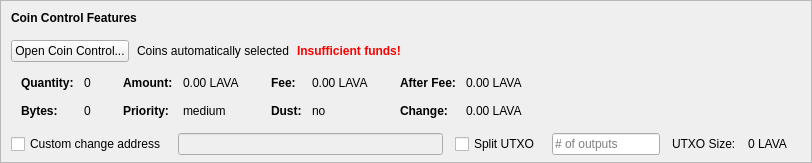
    <widget class="QFrame" name="frameCoinControl">
     <property name="sizePolicy">
      <sizepolicy hsizetype="Expanding" vsizetype="Expanding">
       <horstretch>0</horstretch>
       <verstretch>0</verstretch>
      </sizepolicy>
     </property>
     <property name="maximumSize">
      <size>
       <width>16777215</width>
       <height>16777215</height>
      </size>
     </property>
     <property name="frameShape">
      <enum>QFrame::StyledPanel</enum>
     </property>
     <property name="frameShadow">
      <enum>QFrame::Sunken</enum>
     </property>
     <layout class="QVBoxLayout" name="verticalLayoutCoinControl2">
      <property name="spacing">
       <number>0</number>
      </property>
      <property name="leftMargin">
       <number>0</number>
      </property>
      <property name="topMargin">
       <number>0</number>
      </property>
      <property name="rightMargin">
       <number>0</number>
      </property>
      <property name="bottomMargin">
       <number>6</number>
      </property>
      <item>
       <layout class="QVBoxLayout" name="verticalLayoutCoinControl" stretch="0,0,0,0,1">
        <property name="spacing">
         <number>0</number>
        </property>
        <property name="leftMargin">
         <number>10</number>
        </property>
        <property name="topMargin">
         <number>10</number>
        </property>
        <item>
         <layout class="QHBoxLayout" name="horizontalLayoutCoinControl1">
          <property name="bottomMargin">
           <number>15</number>
          </property>
          <item>
           <widget class="QLabel" name="labelCoinControlFeatures">
            <property name="sizePolicy">
             <sizepolicy hsizetype="Preferred" vsizetype="Maximum">
              <horstretch>0</horstretch>
              <verstretch>0</verstretch>
             </sizepolicy>
            </property>
            <property name="font">
             <font>
              <weight>75</weight>
              <bold>true</bold>
             </font>
            </property>
            <property name="styleSheet">
             <string notr="true">font-weight:bold;</string>
            </property>
            <property name="text">
             <string>Coin Control Features</string>
            </property>
           </widget>
          </item>
         </layout>
        </item>
        <item>
         <layout class="QHBoxLayout" name="horizontalLayoutCoinControl2" stretch="0,0,0,0">
          <property name="spacing">
           <number>8</number>
          </property>
          <property name="bottomMargin">
           <number>10</number>
          </property>
          <item>
           <widget class="QPushButton" name="pushButtonCoinControl">
            <property name="styleSheet">
             <string notr="true"/>
            </property>
            <property name="text">
             <string>Open Coin Control...</string>
            </property>
            <property name="autoDefault">
             <bool>false</bool>
            </property>
           </widget>
          </item>
          <item>
           <widget class="QLabel" name="labelCoinControlAutomaticallySelected">
            <property name="text">
             <string>Coins automatically selected</string>
            </property>
            <property name="margin">
             <number>5</number>
            </property>
           </widget>
          </item>
          <item>
           <widget class="QLabel" name="labelCoinControlInsuffFunds">
            <property name="font">
             <font>
              <weight>75</weight>
              <bold>true</bold>
             </font>
            </property>
            <property name="styleSheet">
             <string notr="true">color:red;font-weight:bold;</string>
            </property>
            <property name="text">
             <string>Insufficient funds!</string>
            </property>
            <property name="margin">
             <number>5</number>
            </property>
           </widget>
          </item>
          <item>
           <spacer name="horizontalSpacerCoinControl">
            <property name="orientation">
             <enum>Qt::Horizontal</enum>
            </property>
            <property name="sizeHint" stdset="0">
             <size>
              <width>40</width>
              <height>1</height>
             </size>
            </property>
           </spacer>
          </item>
         </layout>
        </item>
        <item>
         <widget class="QWidget" name="widgetCoinControl" native="true">
          <property name="sizePolicy">
           <sizepolicy hsizetype="Preferred" vsizetype="Preferred">
            <horstretch>0</horstretch>
            <verstretch>0</verstretch>
           </sizepolicy>
          </property>
          <property name="minimumSize">
           <size>
            <width>0</width>
            <height>0</height>
           </size>
          </property>
          <property name="styleSheet">
           <string notr="true"/>
          </property>
          <layout class="QHBoxLayout" name="horizontalLayoutCoinControl5">
           <property name="leftMargin">
            <number>0</number>
           </property>
           <property name="topMargin">
            <number>0</number>
           </property>
           <property name="rightMargin">
            <number>0</number>
           </property>
           <property name="bottomMargin">
            <number>0</number>
           </property>
           <item>
            <layout class="QHBoxLayout" name="horizontalLayoutCoinControl3" stretch="0,0,0,1">
             <property name="spacing">
              <number>20</number>
             </property>
             <property name="topMargin">
              <number>0</number>
             </property>
             <property name="bottomMargin">
              <number>10</number>
             </property>
             <item>
              <layout class="QFormLayout" name="formLayoutCoinControl1">
               <property name="horizontalSpacing">
                <number>10</number>
               </property>
               <property name="verticalSpacing">
                <number>14</number>
               </property>
               <property name="leftMargin">
                <number>10</number>
               </property>
               <property name="topMargin">
                <number>4</number>
               </property>
               <property name="rightMargin">
                <number>6</number>
               </property>
               <item row="0" column="0">
                <widget class="QLabel" name="labelCoinControlQuantityText">
                 <property name="font">
                  <font>
                   <weight>75</weight>
                   <bold>true</bold>
                  </font>
                 </property>
                 <property name="text">
                  <string>Quantity:</string>
                 </property>
                 <property name="margin">
                  <number>0</number>
                 </property>
                </widget>
               </item>
               <item row="0" column="1">
                <widget class="QLabel" name="labelCoinControlQuantity">
                 <property name="cursor">
                  <cursorShape>IBeamCursor</cursorShape>
                 </property>
                 <property name="contextMenuPolicy">
                  <enum>Qt::ActionsContextMenu</enum>
                 </property>
                 <property name="text">
                  <string notr="true">0</string>
                 </property>
                 <property name="margin">
                  <number>0</number>
                 </property>
                 <property name="textInteractionFlags">
                  <set>Qt::LinksAccessibleByMouse|Qt::TextSelectableByKeyboard|Qt::TextSelectableByMouse</set>
                 </property>
                </widget>
               </item>
               <item row="1" column="0">
                <widget class="QLabel" name="labelCoinControlBytesText">
                 <property name="font">
                  <font>
                   <weight>75</weight>
                   <bold>true</bold>
                  </font>
                 </property>
                 <property name="text">
                  <string>Bytes:</string>
                 </property>
                </widget>
               </item>
               <item row="1" column="1">
                <widget class="QLabel" name="labelCoinControlBytes">
                 <property name="cursor">
                  <cursorShape>IBeamCursor</cursorShape>
                 </property>
                 <property name="contextMenuPolicy">
                  <enum>Qt::ActionsContextMenu</enum>
                 </property>
                 <property name="text">
                  <string notr="true">0</string>
                 </property>
                 <property name="textInteractionFlags">
                  <set>Qt::LinksAccessibleByMouse|Qt::TextSelectableByKeyboard|Qt::TextSelectableByMouse</set>
                 </property>
                </widget>
               </item>
              </layout>
             </item>
             <item>
              <layout class="QFormLayout" name="formLayoutCoinControl2">
               <property name="horizontalSpacing">
                <number>10</number>
               </property>
               <property name="verticalSpacing">
                <number>14</number>
               </property>
               <property name="leftMargin">
                <number>6</number>
               </property>
               <property name="topMargin">
                <number>4</number>
               </property>
               <property name="rightMargin">
                <number>6</number>
               </property>
               <item row="0" column="0">
                <widget class="QLabel" name="labelCoinControlAmountText">
                 <property name="font">
                  <font>
                   <weight>75</weight>
                   <bold>true</bold>
                  </font>
                 </property>
                 <property name="text">
                  <string>Amount:</string>
                 </property>
                 <property name="margin">
                  <number>0</number>
                 </property>
                </widget>
               </item>
               <item row="0" column="1">
                <widget class="QLabel" name="labelCoinControlAmount">
                 <property name="cursor">
                  <cursorShape>IBeamCursor</cursorShape>
                 </property>
                 <property name="contextMenuPolicy">
                  <enum>Qt::ActionsContextMenu</enum>
                 </property>
                 <property name="text">
                  <string notr="true">0.00 LAVA</string>
                 </property>
                 <property name="textInteractionFlags">
                  <set>Qt::LinksAccessibleByMouse|Qt::TextSelectableByKeyboard|Qt::TextSelectableByMouse</set>
                 </property>
                </widget>
               </item>
               <item row="1" column="0">
                <widget class="QLabel" name="labelCoinControlPriorityText">
                 <property name="font">
                  <font>
                   <weight>75</weight>
                   <bold>true</bold>
                  </font>
                 </property>
                 <property name="text">
                  <string>Priority:</string>
                 </property>
                </widget>
               </item>
               <item row="1" column="1">
                <widget class="QLabel" name="labelCoinControlPriority">
                 <property name="cursor">
                  <cursorShape>IBeamCursor</cursorShape>
                 </property>
                 <property name="contextMenuPolicy">
                  <enum>Qt::ActionsContextMenu</enum>
                 </property>
                 <property name="text">
                  <string>medium</string>
                 </property>
                 <property name="textInteractionFlags">
                  <set>Qt::LinksAccessibleByMouse|Qt::TextSelectableByKeyboard|Qt::TextSelectableByMouse</set>
                 </property>
                </widget>
               </item>
              </layout>
             </item>
             <item>
              <layout class="QFormLayout" name="formLayoutCoinControl3">
               <property name="horizontalSpacing">
                <number>10</number>
               </property>
               <property name="verticalSpacing">
                <number>14</number>
               </property>
               <property name="leftMargin">
                <number>6</number>
               </property>
               <property name="topMargin">
                <number>4</number>
               </property>
               <property name="rightMargin">
                <number>6</number>
               </property>
               <item row="0" column="0">
                <widget class="QLabel" name="labelCoinControlFeeText">
                 <property name="font">
                  <font>
                   <weight>75</weight>
                   <bold>true</bold>
                  </font>
                 </property>
                 <property name="text">
                  <string>Fee:</string>
                 </property>
                 <property name="margin">
                  <number>0</number>
                 </property>
                </widget>
               </item>
               <item row="0" column="1">
                <widget class="QLabel" name="labelCoinControlFee">
                 <property name="cursor">
                  <cursorShape>IBeamCursor</cursorShape>
                 </property>
                 <property name="contextMenuPolicy">
                  <enum>Qt::ActionsContextMenu</enum>
                 </property>
                 <property name="text">
                  <string notr="true">0.00 LAVA</string>
                 </property>
                 <property name="textInteractionFlags">
                  <set>Qt::LinksAccessibleByMouse|Qt::TextSelectableByKeyboard|Qt::TextSelectableByMouse</set>
                 </property>
                </widget>
               </item>
               <item row="1" column="0">
                <widget class="QLabel" name="labelCoinControlLowOutputText">
                 <property name="font">
                  <font>
                   <weight>75</weight>
                   <bold>true</bold>
                  </font>
                 </property>
                 <property name="text">
                  <string>Dust:</string>
                 </property>
                </widget>
               </item>
               <item row="1" column="1">
                <widget class="QLabel" name="labelCoinControlLowOutput">
                 <property name="cursor">
                  <cursorShape>IBeamCursor</cursorShape>
                 </property>
                 <property name="contextMenuPolicy">
                  <enum>Qt::ActionsContextMenu</enum>
                 </property>
                 <property name="text">
                  <string>no</string>
                 </property>
                 <property name="textInteractionFlags">
                  <set>Qt::LinksAccessibleByMouse|Qt::TextSelectableByKeyboard|Qt::TextSelectableByMouse</set>
                 </property>
                </widget>
               </item>
              </layout>
             </item>
             <item>
              <layout class="QFormLayout" name="formLayoutCoinControl4">
               <property name="horizontalSpacing">
                <number>10</number>
               </property>
               <property name="verticalSpacing">
                <number>14</number>
               </property>
               <property name="leftMargin">
                <number>6</number>
               </property>
               <property name="topMargin">
                <number>4</number>
               </property>
               <property name="rightMargin">
                <number>6</number>
               </property>
               <item row="0" column="0">
                <widget class="QLabel" name="labelCoinControlAfterFeeText">
                 <property name="font">
                  <font>
                   <weight>75</weight>
                   <bold>true</bold>
                  </font>
                 </property>
                 <property name="text">
                  <string>After Fee:</string>
                 </property>
                 <property name="margin">
                  <number>0</number>
                 </property>
                </widget>
               </item>
               <item row="0" column="1">
                <widget class="QLabel" name="labelCoinControlAfterFee">
                 <property name="cursor">
                  <cursorShape>IBeamCursor</cursorShape>
                 </property>
                 <property name="contextMenuPolicy">
                  <enum>Qt::ActionsContextMenu</enum>
                 </property>
                 <property name="text">
                  <string notr="true">0.00 LAVA</string>
                 </property>
                 <property name="textInteractionFlags">
                  <set>Qt::LinksAccessibleByMouse|Qt::TextSelectableByKeyboard|Qt::TextSelectableByMouse</set>
                 </property>
                </widget>
               </item>
               <item row="1" column="0">
                <widget class="QLabel" name="labelCoinControlChangeText">
                 <property name="font">
                  <font>
                   <weight>75</weight>
                   <bold>true</bold>
                  </font>
                 </property>
                 <property name="text">
                  <string>Change:</string>
                 </property>
                </widget>
               </item>
               <item row="1" column="1">
                <widget class="QLabel" name="labelCoinControlChange">
                 <property name="cursor">
                  <cursorShape>IBeamCursor</cursorShape>
                 </property>
                 <property name="contextMenuPolicy">
                  <enum>Qt::ActionsContextMenu</enum>
                 </property>
                 <property name="text">
                  <string notr="true">0.00 LAVA</string>
                 </property>
                 <property name="textInteractionFlags">
                  <set>Qt::LinksAccessibleByMouse|Qt::TextSelectableByKeyboard|Qt::TextSelectableByMouse</set>
                 </property>
                </widget>
               </item>
              </layout>
             </item>
            </layout>
           </item>
          </layout>
         </widget>
        </item>
        <item>
         <layout class="QHBoxLayout" name="horizontalLayoutCoinControl4" stretch="0,0,0,0,0,0,0">
          <property name="spacing">
           <number>12</number>
          </property>
          <property name="sizeConstraint">
           <enum>QLayout::SetDefaultConstraint</enum>
          </property>
          <property name="topMargin">
           <number>5</number>
          </property>
          <property name="rightMargin">
           <number>5</number>
          </property>
          <item>
           <widget class="QCheckBox" name="checkBoxCoinControlChange">
            <property name="toolTip">
             <string>If this is activated, but the change address is empty or invalid, change will be sent to a newly generated address.</string>
            </property>
            <property name="text">
             <string>Custom change address</string>
            </property>
           </widget>
          </item>
          <item>
           <widget class="QValidatedLineEdit" name="lineEditCoinControlChange">
            <property name="enabled">
             <bool>false</bool>
            </property>
            <property name="sizePolicy">
             <sizepolicy hsizetype="Expanding" vsizetype="Fixed">
              <horstretch>0</horstretch>
              <verstretch>0</verstretch>
             </sizepolicy>
            </property>
           </widget>
          </item>
          <item>
           <widget class="QCheckBox" name="splitBlockCheckBox">
            <property name="text">
             <string>Split UTXO</string>
            </property>
           </widget>
          </item>
          <item>
           <widget class="QLineEdit" name="splitBlockLineEdit">
            <property name="sizePolicy">
             <sizepolicy hsizetype="Fixed" vsizetype="Fixed">
              <horstretch>50</horstretch>
              <verstretch>0</verstretch>
             </sizepolicy>
            </property>
            <property name="placeholderText">
             <string># of outputs</string>
            </property>
           </widget>
          </item>
          <item>
           <widget class="QLabel" name="labelBlockSizeText">
            <property name="text">
             <string>UTXO Size:</string>
            </property>
           </widget>
          </item>
          <item>
           <widget class="QLabel" name="labelBlockSize">
            <property name="text">
             <string>0 LAVA</string>
            </property>
           </widget>
          </item>
          <item>
           <widget class="QLabel" name="labelCoinControlChangeLabel">
            <property name="sizePolicy">
             <sizepolicy hsizetype="Preferred" vsizetype="Expanding">
              <horstretch>0</horstretch>
              <verstretch>0</verstretch>
             </sizepolicy>
            </property>
            <property name="minimumSize">
             <size>
              <width>0</width>
              <height>0</height>
             </size>
            </property>
            <property name="text">
             <string/>
            </property>
            <property name="margin">
             <number>3</number>
            </property>
           </widget>
          </item>
         </layout>
        </item>
        <item>
         <spacer name="verticalSpacerCoinControl">
          <property name="orientation">
           <enum>Qt::Vertical</enum>
          </property>
          <property name="sizeHint" stdset="0">
           <size>
            <width>800</width>
            <height>1</height>
           </size>
          </property>
         </spacer>
        </item>
       </layout>
      </item>
     </layout>
    </widget>
